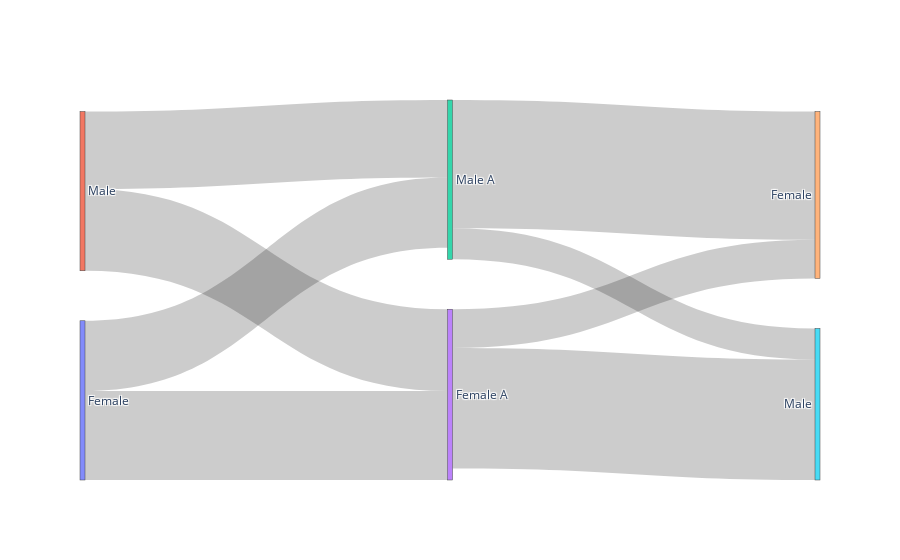

Here is the notebook cell this chart was saved with:
### Code cell
fig.show()

### Figure 1 — Plotly figure (JSON) as saved in the notebook; plotly's stock layout.template omitted (floating-point values rounded to 4 significant figures)
{"data": [{"link": {"source": [0, 0, 1, 1, 2, 2, 3, 3], "target": [2, 3, 3, 2, 5, 4, 4, 5], "value": [0.4411, 0.5589, 0.5134, 0.4866, 0.1952, 0.8048, 0.2432, 0.7568]}, "node": {"label": ["Female", "Male", "Male A", "Female A", "Female", "Male"], "pad": 50, "thickness": 5}, "type": "sankey"}], "layout": {}}
